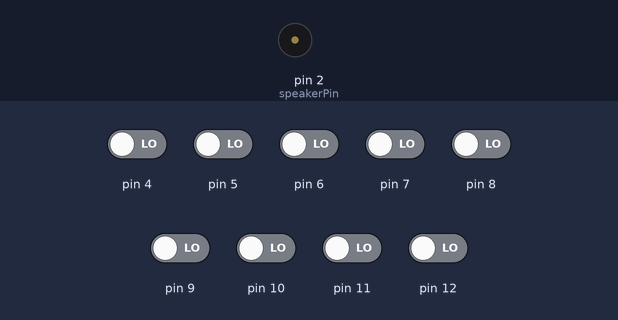
This sketch was run on a simulated Arduino Uno, built with avr-gcc and run on an emulated ATmega328P. On the bench: buzzer (waves = sounding). The test bench sets the inputs (shaded band); at power-on: pin 4–12 LOW.

Above: at 1.2 s.
1.3 s: pin 4 driven HIGH
At 1.8 s:
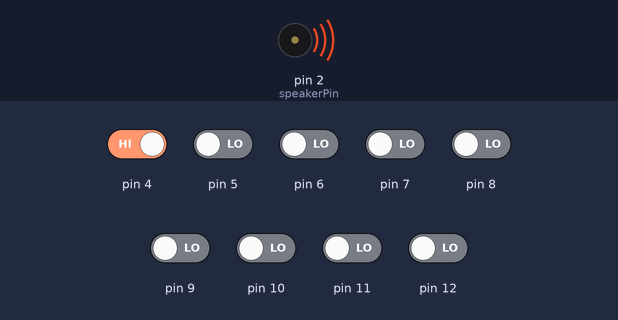
Timing chart, 0 to 4.3 s (numbered marks = the images above; inputs shaded):
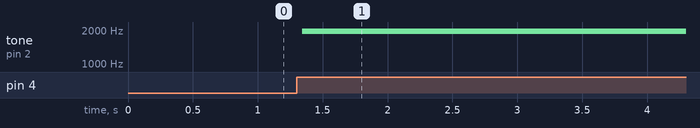

Measured:
- after the input at 1.3 s, tone on pin 2 (speakerPin): silent → 1947 Hz at once

The sketch:

Tonos.ino
```cpp
int speakerPin = 2;

int length = 15; // the number of notes
char notes[] = "ccggaagffeeddc "; // a space represents a rest
int beats[] = { 1, 1, 1, 1, 1, 1, 2, 1, 1, 1, 1, 1, 1, 2, 4 };
int tempo = 300;

void playTone(int tone, int duration) {
  for (long i = 0; i < duration * 1000L; i += tone * 2) {
    digitalWrite(speakerPin, HIGH);
    delayMicroseconds(tone);
    digitalWrite(speakerPin, LOW);
    delayMicroseconds(tone);
  }
}

void playNote(char note, int duration) {
  char names[] = { 'c', 'd', 'e', 'f', 'g', 'a', 'b', 'C' };
  int tones[] = { 1915, 1700, 1519, 1432, 1275, 1136, 1014, 956 };

  // play the tone corresponding to the note name
  for (int i = 0; i < 8; i++) {
    if (names[i] == note) {
      playTone(tones[i], duration);
    }
  }
}

void setup() {
  pinMode(speakerPin, OUTPUT);
  pinMode(4, INPUT);
  pinMode(5, INPUT);
  pinMode(6, INPUT);
  pinMode(7, INPUT);
  pinMode(8, INPUT);
  pinMode(9, INPUT);
  pinMode(10, INPUT);
  pinMode(11, INPUT);
  pinMode(12, INPUT);

}

void loop() {
  if (digitalRead(4)){
    playTone(250,1);
  }else if (digitalRead(5)){
    playTone(400,1);
  }else if (digitalRead(6)){
    playTone(430,1);
  }else if (digitalRead(7)){
    playTone(450,1);
  }else if (digitalRead(8)){
    playTone(150,1);
  }else if (digitalRead(9)){
    playTone(500,1);
  }else if (digitalRead(10)){
    playTone(200,1);
  }else if (digitalRead(11)){
    playTone(2000 ,1);
  }else if (digitalRead(12)){
    playTone(220 ,1);
  }
}
```
